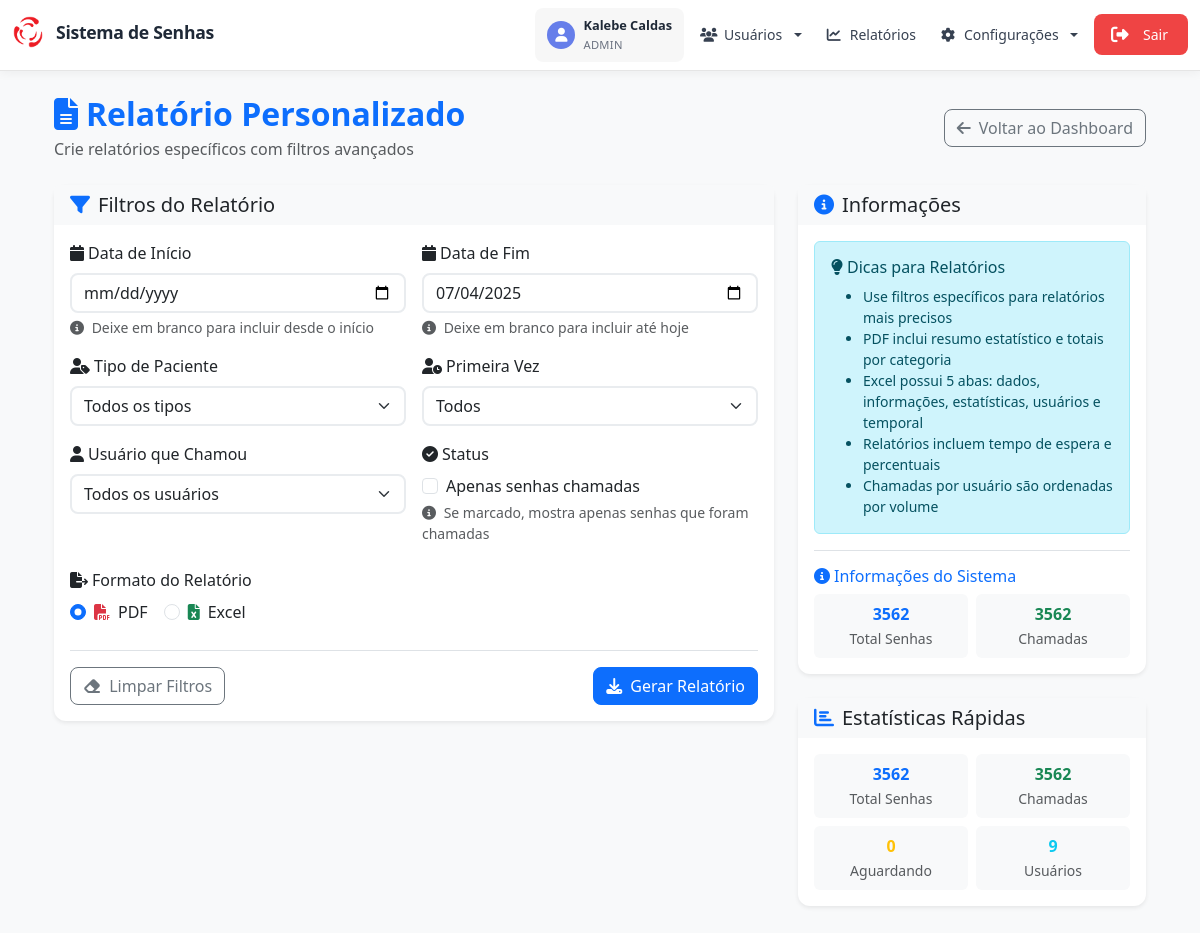
/relatorio_personalizado (signed in), run on the app's committed database.
### app/models.py (models this page shows, shortened)
class ConfiguracaoSistema(db.Model):
    id                = db.Column(db.Integer, primary_key=True)
    cor_fundo         = db.Column(db.String(7), default="#000000")
    cor_texto         = db.Column(db.String(7), default="#FFFFFF")
    cor_rodape        = db.Column(db.String(7), default="#000000")
    logo_path         = db.Column(db.String(255), default="img/logo.png")
    video_path        = db.Column(db.String(255), default="videos/fundo.mp4")
    contorno_senha    = db.Column(db.String(20), default="#000000")
    linha_senha       = db.Column(db.String(20), default="red")
    fundo_senha       = db.Column(db.String(50), default="rgba(255, 255, 255, 0.03)")
    destaque_senha    = db.Column(db.String(20), default="red")
    cor_bemvindo      = db.Column(db.String(20), default="white")
    frase_bemvindo    = db.Column(db.String(100), default="BEM-VINDO AO IAAM")
    cor_hora          = db.Column(db.String(20), default="white")
    voz_azure         = db.Column(db.String(100), default="pt-BR-FranciscaNeural")
    tipo_prioridade     = db.Column(db.String(20), default='intercalamento')  # intercalamento, peso ou alternancia
    intercalamento_valor = db.Column(db.Integer, default=2)
    peso_normal         = db.Column(db.Integer, default=1)
    peso_preferencial   = db.Column(db.Integer, default=3)
    tolerancia_minutos  = db.Column(db.Integer, default=5)

class Usuario(UserMixin, db.Model):
    id     = db.Column(db.Integer, primary_key=True)
    nome   = db.Column(db.String(150), nullable=False)
    email  = db.Column(db.String(150), unique=True, nullable=False)
    senha  = db.Column(db.String(150), nullable=False)
    tipo   = db.Column(db.Enum(Papel), default=Papel.USUARIO, nullable=False)

### app/routes.py (the view)
@bp.route('/relatorio_personalizado')
@login_required
def relatorio_personalizado():
    config = ConfiguracaoSistema.query.first()
    usuarios = Usuario.query.all()
    tipos_paciente = db.session.query(Senha.tipo_paciente).distinct().all()
    total_senhas = Senha.query.count()
    senhas_chamadas = Senha.query.filter_by(chamado=True).count()
    senhas_aguardando = Senha.query.filter_by(chamado=False).count()
    return render_template('relatorio_personalizado.html',
                         config=config,
                         usuarios=usuarios,
                         tipos_paciente=tipos_paciente,
                         total_senhas=total_senhas,
                         senhas_chamadas=senhas_chamadas,
                         senhas_aguardando=senhas_aguardando)

### app/templates/relatorio_personalizado.html (shortened to what this page needs)
{% extends "base.html" %}
{% block content %}
<div class="container-fluid" style="padding-bottom: 2rem;">
  <div class="d-flex justify-content-between align-items-center mb-4">
    <div>
      <h2 class="fw-bold text-primary mb-1">
        <i class="fas fa-file-alt me-2"></i>Relatório Personalizado
      </h2>
      <p class="text-muted mb-0">Crie relatórios específicos com filtros avançados</p>
    </div>
    <a href="{{ url_for('main.relatorios') }}" class="btn btn-outline-secondary d-flex align-items-center gap-2">
      <i class="fas fa-arrow-left"></i>
      <span>Voltar ao Dashboard</span>
    </a>
  </div>
  <div class="row">
    <div class="col-lg-8">
      <div class="card shadow-sm border-0">
        <div class="card-header bg-light border-0">
          <h5 class="card-title mb-0">
            <i class="fas fa-filter me-2 text-primary"></i>Filtros do Relatório
          </h5>
        </div>
        <div class="card-body">
          <form method="post" action="{{ url_for('main.gerar_relatorio') }}" id="relatorio-form">
            <div class="row g-3">
              <div class="col-md-6">
                <label for="data_inicio" class="form-label fw-medium">
                  <i class="fas fa-calendar me-1"></i>Data de Início
                </label>
                <input type="date" name="data_inicio" id="data_inicio" class="form-control">
                <div class="form-text">
                  <i class="fas fa-info-circle me-1"></i>
                  Deixe em branco para incluir desde o início
                </div>
              </div>
              <div class="col-md-6">
                <label for="data_fim" class="form-label fw-medium">
                  <i class="fas fa-calendar me-1"></i>Data de Fim
                </label>
                <input type="date" name="data_fim" id="data_fim" class="form-control">
                <div class="form-text">
                  <i class="fas fa-info-circle me-1"></i>
                  Deixe em branco para incluir até hoje
                </div>
              </div>
              <div class="col-md-6">
                <label for="tipo_paciente" class="form-label fw-medium">
                  <i class="fas fa-user-tag me-1"></i>Tipo de Paciente
                </label>
                <select name="tipo_paciente" id="tipo_paciente" class="form-select">
                  <option value="">Todos os tipos</option>
                </select>
              </div>
              <div class="col-md-6">
                <label for="primeira_vez" class="form-label fw-medium">
                  <i class="fas fa-user-clock me-1"></i>Primeira Vez
                </label>
                <select name="primeira_vez" id="primeira_vez" class="form-select">
                  <option value="">Todos</option>
                </select>
              </div>
              <div class="col-md-6">
                <label for="usuario_id" class="form-label fw-medium">
                  <i class="fas fa-user me-1"></i>Usuário que Chamou
                </label>
                <select name="usuario_id" id="usuario_id" class="form-select">
                  <option value="">Todos os usuários</option>
                </select>
              </div>
              <div class="col-md-6">
                <label class="form-label fw-medium">
                  <i class="fas fa-check-circle me-1"></i>Status
                </label>
                <div class="form-check">
                  <input type="checkbox" name="chamadas_apenas" id="chamadas_apenas" class="form-check-input">
                  <label for="chamadas_apenas" class="form-check-label">
                    Apenas senhas chamadas
                  </label>
                </div>
                <div class="form-text">
                  <i class="fas fa-info-circle me-1"></i>
                  Se marcado, mostra apenas senhas que foram chamadas
                </div>
              </div>
            </div>
            <div class="row mt-4">
              <div class="col-12">
                <label class="form-label fw-medium">
                  <i class="fas fa-file-export me-1"></i>Formato do Relatório
                </label>
                <div class="d-flex gap-3">
                  <div class="form-check">
                    <input type="radio" name="formato" value="pdf" id="formato_pdf" class="form-check-input" checked>
                    <label for="formato_pdf" class="form-check-label d-flex align-items-center gap-2">
                      <i class="fas fa-file-pdf text-danger"></i>
                      PDF
                    </label>
                  </div>
                  <div class="form-check">
                    <input type="radio" name="formato" value="excel" id="formato_excel" class="form-check-input">
                    <label for="formato_excel" class="form-check-label d-flex align-items-center gap-2">
                      <i class="fas fa-file-excel text-success"></i>
                      Excel
                    </label>
                  </div>
                </div>
              </div>
            </div>
            <div class="d-flex justify-content-between align-items-center mt-4 pt-3 border-top">
              <button type="button" class="btn btn-outline-secondary" onclick="limparFiltros()">
                <i class="fas fa-eraser me-1"></i>
                Limpar Filtros
              </button>
              <button type="submit" class="btn btn-primary d-flex align-items-center gap-2">
                <i class="fas fa-download"></i>
                <span>Gerar Relatório</span>
              </button>
            </div>
          </form>
        </div>
      </div>
    </div>
    <div class="col-lg-4">
      <div class="card shadow-sm border-0 mb-4">
        <div class="card-header bg-light border-0">
          <h5 class="card-title mb-0">
            <i class="fas fa-info-circle me-2 text-primary"></i>Informações
          </h5>
        </div>
        <div class="card-body">
          <div class="alert alert-info alert-permanent mb-3">
            <h6 class="alert-heading">
              <i class="fas fa-lightbulb me-1"></i>Dicas para Relatórios
            </h6>
            <ul class="mb-0 small">
              <li>Use filtros específicos para relatórios mais precisos</li>
              <li>PDF inclui resumo estatístico e totais por categoria</li>
              <li>Excel possui 5 abas: dados, informações, estatísticas, usuários e temporal</li>
              <li>Relatórios incluem tempo de espera e percentuais</li>
              <li>Chamadas por usuário são ordenadas por volume</li>
            </ul>
          </div>
          <div class="border-top pt-3">
            <h6 class="fw-medium text-primary mb-2">
              <i class="fas fa-info-circle me-1"></i>Informações do Sistema
            </h6>
            <div class="row g-2 text-center">
              <div class="col-6">
                <div class="p-2 bg-light rounded">
                  <div class="fw-bold text-primary">{{ total_senhas or 0 }}</div>
                  <small class="text-muted">Total Senhas</small>
                </div>
              </div>
              <div class="col-6">
                <div class="p-2 bg-light rounded">
                  <div class="fw-bold text-success">{{ senhas_chamadas or 0 }}</div>
                  <small class="text-muted">Chamadas</small>
                </div>
              </div>
            </div>
          </div>
        </div>
      </div>
      <div class="card shadow-sm border-0">
        <div class="card-header bg-light border-0">
          <h5 class="card-title mb-0">
            <i class="fas fa-chart-bar me-2 text-primary"></i>Estatísticas Rápidas
          </h5>
        </div>
        <div class="card-body">
          <div class="row g-2">
            <div class="col-6">
              <div class="text-center p-2 bg-light rounded">
                <div class="fw-bold text-primary">{{ total_senhas or 0 }}</div>
                <small class="text-muted">Total Senhas</small>
              </div>
            </div>
            <div class="col-6">
              <div class="text-center p-2 bg-light rounded">
                <div class="fw-bold text-success">{{ senhas_chamadas or 0 }}</div>
                <small class="text-muted">Chamadas</small>
              </div>
            </div>
            <div class="col-6">
              <div class="text-center p-2 bg-light rounded">
                <div class="fw-bold text-warning">{{ senhas_aguardando or 0 }}</div>
                <small class="text-muted">Aguardando</small>
              </div>
            </div>
            <div class="col-6">
              <div class="text-center p-2 bg-light rounded">
                <div class="fw-bold text-info">{{ usuarios|length }}</div>
                <small class="text-muted">Usuários</small>
              </div>
            </div>
          </div>
        </div>
      </div>
    </div>
  </div>
</div>
{% endblock %}

### app/templates/partials/navbar.html (shortened to what this page needs)
<nav class="navbar navbar-expand-lg navbar-modern">
  <div class="container-fluid">
    <div class="navbar-brand-container">
      {% if current_user.tipo.value == 'admin' %}
      <form action="{{ url_for('main.painel') }}" method="GET" class="brand-form">
        <button type="submit" class="brand-button">
          <div class="brand-content">
            <img src="{{ url_for('static', filename=config.logo_path) }}" alt="Logo" class="brand-logo">
            <span class="brand-text">Sistema de Senhas</span>
          </div>
        </button>
      </form>
      {% endif %}
    </div>
    <div class="collapse navbar-collapse justify-content-end" id="navbarNav">
      <ul class="navbar-nav align-items-center">
        <li class="nav-item">
          <div class="user-profile">
            <div class="user-avatar">
              <i class="fas fa-user"></i>
            </div>
            <div class="user-info">
              <span class="user-name">{{ current_user.nome }}</span>
              <span class="user-role">{{ 'Admin' if current_user.tipo.value == 'admin' else 'Usuário' }}</span>
            </div>
          </div>
        </li>
        {% if current_user.tipo.value == 'admin' %}
        <li class="nav-item dropdown">
          <a class="nav-link dropdown-toggle"
             href="#" id="dropdownUsuarios" role="button" data-bs-toggle="dropdown" aria-expanded="false">
            <i class="fas fa-users"></i>
            <span>Usuários</span>
          </a>
        </li>
        <li class="nav-item">
          <a class="nav-link" href="{{ url_for('main.relatorios') }}">
            <i class="fas fa-chart-line"></i>
            <span>Relatórios</span>
          </a>
        </li>
        <li class="nav-item dropdown">
          <a class="nav-link dropdown-toggle"
             href="#" id="dropdownEditar" role="button" data-bs-toggle="dropdown" aria-expanded="false">
            <i class="fas fa-cog"></i>
            <span>Configurações</span>
          </a>
        </li>
        {% endif %}
        <li class="nav-item">
          <a class="nav-link logout-button" href="{{ url_for('main.logout') }}">
            <i class="fas fa-sign-out-alt"></i>
            <span>Sair</span>
          </a>
        </li>
      </ul>
    </div>
  </div>
</nav>

### data on the page
ConfiguracaoSistema: logo_path (picture)
Usuario: nome "Kalebe Caldas", tipo "ADMIN"

### other printed values
{{ total_senhas or 0 }} "3562"
{{ senhas_chamadas or 0 }} "3562"
{{ senhas_aguardando or 0 }} "0"
{{ usuarios|length }} "9"
